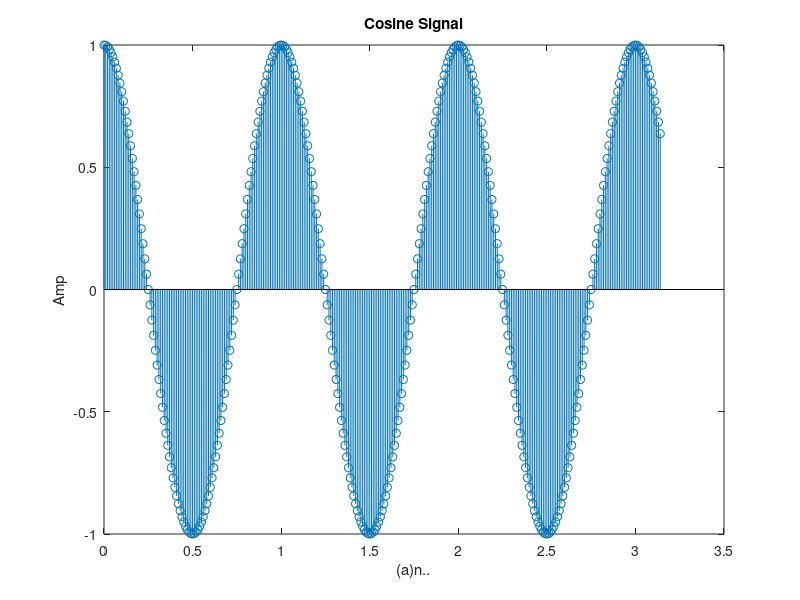

Write the MATLAB code that produced this figure.
clc; clear all; close all;
t=0:.01:pi;
y=cos(2*pi*t);
stem(t,y);
ylabel("Amp"); xlabel("(a)n..");
title("Cosine Signal");